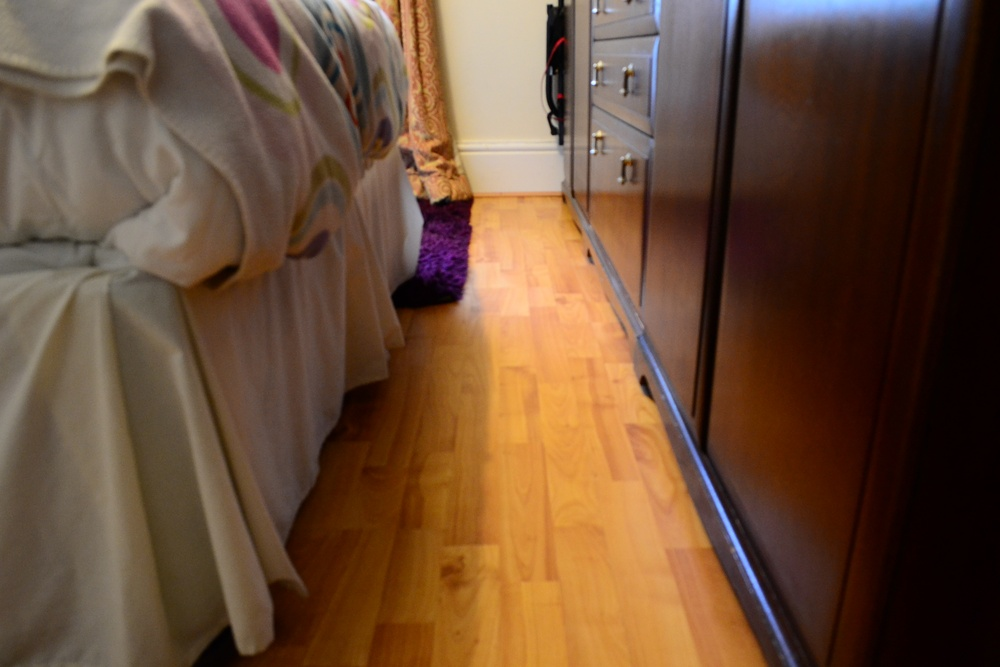
//> input picture experiments/eval_data/1.JPG, 1000 x 667 px, shrunk from 2304 x 1536 before the run
$ ./main ../../../experiments/eval_data/1.JPG ../../../experiments/eval_data/2.JPG   (built with g++ and OpenCV 4)
//> lines starting //> are read from the running program, lines starting //| are printed output that depends on the picture
### src/optical_flow_lk_two_images/optical_flow_lk_two_images/Utils.hpp
//
//  Utils.hpp
//  optical_flow_lk_two_images
//
//  Created by Connor Goddard on 21/02/2015.
//  Copyright (c) 2015 Connor Goddard. All rights reserved.
//

#ifndef optical_flow_lk_two_images_Utils_hpp
#define optical_flow_lk_two_images_Utils_hpp

#include <opencv2/highgui/highgui.hpp>
#include <opencv2/video/tracking.hpp>
#include <opencv2/imgproc/imgproc.hpp>

#include <iostream>
#include <stdio.h>

class Utils
{

    public:

        Utils();
        static void arrowedLine(cv::Mat& img, cv::Point pt1, cv::Point pt2, const cv::Scalar& color, int thickness=1, int line_type=8, int shift=0, double tipLength=0.1);
        static void printParams(cv::Algorithm* algorithm);

};

#endif

### src/optical_flow_lk_two_images/optical_flow_lk_two_images/Utils.cpp
//
//  Utils.cpp
//  optical_flow_lk_two_images
//
//  Created by Connor Goddard on 21/02/2015.
//  Copyright (c) 2015 Connor Goddard. All rights reserved.
//

#include "Utils.hpp"

using namespace std;
using namespace cv;

// [4 lines left out: function Utils, not called in this run]

// CG - Arrowed Line drawing method. (PhilLab - http://stackoverflow.com/questions/10161351) (Built into OpenCV v3.0.0)
void Utils::arrowedLine(Mat& img, Point pt1, Point pt2, const Scalar& color, int thickness, int line_type, int shift, double tipLength)
{
    const double tipSize = norm(pt1-pt2)*tipLength; // Factor to normalize the size of the tip depending on the length of the arrow
    line(img, pt1, pt2, color, thickness, line_type, shift);
    const double angle = atan2( (double) pt1.y - pt2.y, (double) pt1.x - pt2.x );
    Point p(cvRound(pt2.x + tipSize * cos(angle + CV_PI / 4)),
            cvRound(pt2.y + tipSize * sin(angle + CV_PI / 4)));
    line(img, p, pt2, color, thickness, line_type, shift);
    p.x = cvRound(pt2.x + tipSize * cos(angle - CV_PI / 4));
    p.y = cvRound(pt2.y + tipSize * sin(angle - CV_PI / 4));
    line(img, p, pt2, color, thickness, line_type, shift);
}

// [36 lines left out: function printParams, not called in this run]

### src/optical_flow_lk_two_images/optical_flow_lk_two_images/main.cpp
#include <iostream>
#include <ctype.h>
#include <stdlib.h>
#include <stdio.h>
#include <math.h>

#include "Utils.hpp"

using namespace cv;
using namespace std;

#define MAX_COUNT 500
#define PERCENTAGE_WIDTH 0.20

vector<Point2f> ScanImagePointer(Mat& I, int step = 50);

static void help()
{
    printf("Usage: ./optical_flow_lk_two_images <image1> <image2>\n");
}

int main(int argc, char** argv) {

    if(argc != 3)
    {
        help();
        return -1;
    }

    const bool useRoi = true;

    static const bool useText = false;

    Mat img1 = imread(argv[1], CV_LOAD_IMAGE_COLOR);
//> img1 is the input picture: 667 rows x 1000 cols, CV_8UC3; mean B, G, R 56, 77.7, 106.9
    Mat img2 = imread(argv[2], CV_LOAD_IMAGE_COLOR);
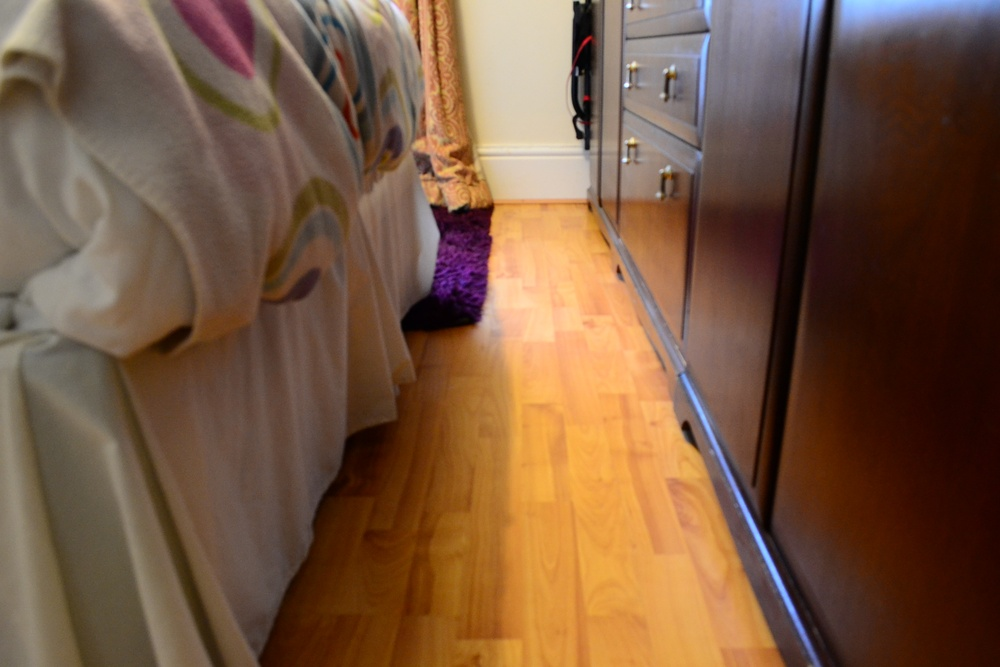
//> input picture experiments/eval_data/2.JPG, 1000 x 667 px, shrunk from 2304 x 1536 before the run
//> img2 is the input picture: 667 rows x 1000 cols, CV_8UC3; mean B, G, R 64.4, 87.6, 119.1

    if(img1.empty() || img2.empty())
    {
        printf("Can't read one of the images\n");
        return -1;
    }

    Mat frame, grayFrames, rgbFrames, prevGrayFrame, resultFrame, descriptors;

    Mat opticalFlow = Mat(img1.rows, img1.cols, CV_32FC3);

    vector<Point2f> points1;
    vector<Point2f> points2;
    vector<Point2f> displacement_points;

    //vector<KeyPoint> keypoints1, keypoints2;

    vector<uchar> status;
    vector<float> err;

    int i, k;

    TermCriteria termcrit(cv::TermCriteria::MAX_ITER | cv::TermCriteria::EPS, 20, 0.03);

    //CG - Size of the search window when conducting Lucas-Kanade optical flow analysis.
    Size winSize(200, 200);

    //CG - Calculate a central column through the two images that has a width of 10% of the original images.
    double centre_point = img1.cols / 2;
//> centre_point = 500
    double width_ten_percent = img1.cols * PERCENTAGE_WIDTH;
//> width_ten_percent = 200
    double half_width_ten_percent = width_ten_percent / 2;
//> half_width_ten_percent = 100

    //CG - Extract the central column ROI from the two images ready to perform feature detection and optical flow analysis on them.
    Mat roi = img1( Rect(centre_point - half_width_ten_percent,0,width_ten_percent,img1.rows) );
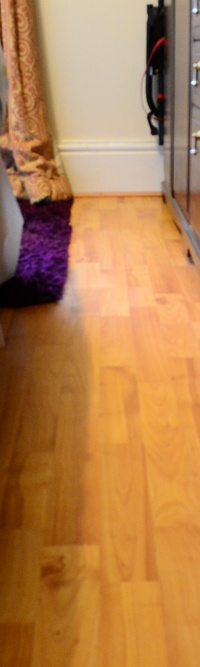
//> roi: 667 rows x 200 cols, CV_8UC3; mean B, G, R 78, 128.4, 180.3
    Mat roi2 = img2( Rect(centre_point - half_width_ten_percent,0,width_ten_percent,img1.rows) );
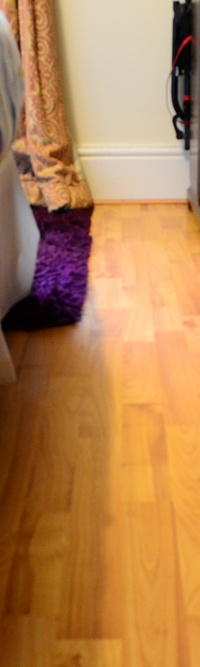
//> roi2: 667 rows x 200 cols, CV_8UC3; mean B, G, R 82.1, 130.8, 180.9

    if (!useRoi) {
        roi = img1;
        roi2 = img2;
    }

    //CG - Convert the first ROI to gray scale so we can perform Shi-Tomasi feature detection.
    cvtColor(roi, prevGrayFrame, cv::COLOR_BGR2GRAY);

    img2.copyTo(resultFrame);

    cvtColor(roi2, grayFrames, cv::COLOR_BGR2GRAY);
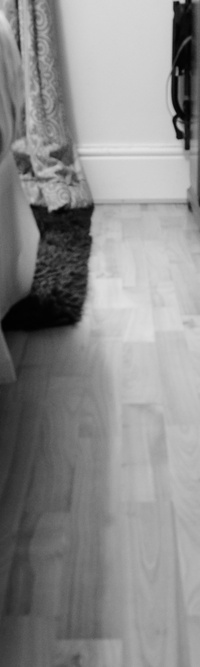
//> grayFrames: 667 rows x 200 cols, CV_8UC1; min 1, max 227, mean 140.3

    points1 = ScanImagePointer(prevGrayFrame, 40);
//> after the loop in ScanImagePointer, `for( i = 0; i < nRows; i+=step)`: points = 85 Points (x, y), first 12: [0, 0], [40, 0], [80, 0], [120, 0], [160, 0], [0, 40], [40, 40], [80, 40], [120, 40], [160, 40], [0, 80], [40, 80]
//> points1 has the same summary as points in ScanImagePointer

    //CG - Perform the actual sparse optical flow within the ROI extracted from the two images.
    calcOpticalFlowPyrLK(roi, roi2, points1, points2, status, err, winSize, 3, termcrit, 0, 0.001);
//> points2 = 85 Points (x, y), first 12: [1.2, -3.82], [41.31, -3.11], [102.3, 13.18], [143.7, 4.35], [184.8, 4.23], [1.79, 38.45], [41.9, 38.84], [101, 43.35], [141.7, 40.29], [182.3, 41.07], [3.77, 75.75], [44.14, 76.03]; status = 85 values from 1 to 1; err = 85 values, max 28.93 at index 10, min 7.89 at index 57, mean 14.31

    cout << "Optical Flow Difference:\n\n";

    for (i = k = 0; i < points2.size(); i++) {

        //CG - Get a string ready to display the vector number in the image.
        char str[4];
        sprintf(str,"%d",i);

        if (useRoi) {

            //CG - We need to move the X position of both the start and end points for each vector over so that it is displayed within the bounds of thr ROI extracted from the main large image.
            points1[i].x += (centre_point - half_width_ten_percent);
            points2[i].x += (centre_point - half_width_ten_percent);

        }


        //CG - Draw the vector number above the vector arrow on the image.
        if (useText) {

            putText(resultFrame, str, points1[i], FONT_HERSHEY_SIMPLEX, 0.8, Scalar(255,255,255));
            putText(opticalFlow, str, points1[i], FONT_HERSHEY_SIMPLEX, 0.8, Scalar(255,255,255));

        }


        //CG - Push the 'X' coord from the starting position, and the 'Y' coord from the second position, so we can draw a stright line vector showing the displacement (BLUE LINE)
        displacement_points.push_back(Point2f(points1[i].x, points2[i].y));


        //CG - If the motion vector is going in the UP direction, draw red arrow.
        if ((points1[i].y - points2[i].y) > 0) {

            // CG - Note: Scalar COLOUR values use the format (B,G,R)
            Utils::arrowedLine(resultFrame, points1[i], points2[i], Scalar(0,0,255));

            // CG - Draw blue arrow to indicate displacement.
            Utils::arrowedLine(resultFrame, points1[i], displacement_points[i], Scalar(255,0,0));

            circle(resultFrame, points1[i], 2, Scalar(255, 0, 0), 1, 1, 0);

            Utils::arrowedLine(resultFrame, points1[i], points2[i], Scalar(0,0,255));

            Utils::arrowedLine(opticalFlow, points1[i], displacement_points[i], Scalar(255,0,0));

            circle(resultFrame, points1[i], 1, Scalar(255, 0, 0), 1, 1, 0);

            //CG - Otherwise the motion must be going DOWN, so draw a green arrow.
        } else {

            Utils::arrowedLine(resultFrame, points1[i], points2[i], Scalar(0,255,0));

            Utils::arrowedLine(resultFrame, points1[i], displacement_points[i], Scalar(255,0,0));

            circle(resultFrame, points1[i], 2, Scalar(0, 0, 0), 1, 1, 0);

            Utils::arrowedLine(opticalFlow, points1[i], points2[i], Scalar(0,255,0));

            Utils::arrowedLine(opticalFlow, points1[i], displacement_points[i], Scalar(255,0,0));

            circle(opticalFlow, points1[i], 1, Scalar(255, 0, 0), 1, 1, 0);
        }

        cout << "Vector: " << i << " - X: " << int(points1[i].x - points2[i].x) << ", Y: " << int(points1[i].y - points2[i].y) << ", Norm: " << norm(points1[i]-points2[i]) << ", Displacement: " << norm(points1[i]-displacement_points[i]) << "\n";

    }
//> this loop made 85 passes
//> (tipSize in arrowedLine, angle in arrowedLine, tipSize in arrowedLine (second call), angle in arrowedLine (second call)) on passes 1 to 12: (0.412, 1.82, 0.4, 1.57), (0.316, 1.89, 0.3, 1.57), (2.56, -2.61, 1.3, -1.57), (2.43, -2.98, 0.4, -1.57), (2.53, -2.98, 0.4, -1.57), (0.283, 2.36, 0.2, 1.57), (0.224, 2.68, 0.1, 1.57), (2.12, -3, 0.3, -1.57), (2.2, 3.14, 0, 0), (2.2, -3.1, 0.1, -1.57), (0.566, 2.36, 0.4, 1.57), (0.566, 2.36, 0.4, 1.57)
//| Vector: 0 - X: -1, Y: 3, Norm: 4.00976, Displacement: 3.82484
//| Vector: 1 - X: -1, Y: 3, Norm: 3.3775, Displacement: 3.11371
//| Vector: 2 - X: -22, Y: -13, Norm: 25.8811, Displacement: 13.1832
//| Vector: 3 - X: -23, Y: -4, Norm: 24.112, Displacement: 4.35109
//| Vector: 4 - X: -24, Y: -4, Norm: 25.1915, Displacement: 4.22647
//| Vector: 5 - X: -1, Y: 1, Norm: 2.37352, Displacement: 1.55415
//| Vector: 6 - X: -1, Y: 1, Norm: 2.22344, Displacement: 1.15667
//| Vector: 7 - X: -20, Y: -3, Norm: 21.2438, Displacement: 3.34916
//> (output is shown up to pass 8 of 85)
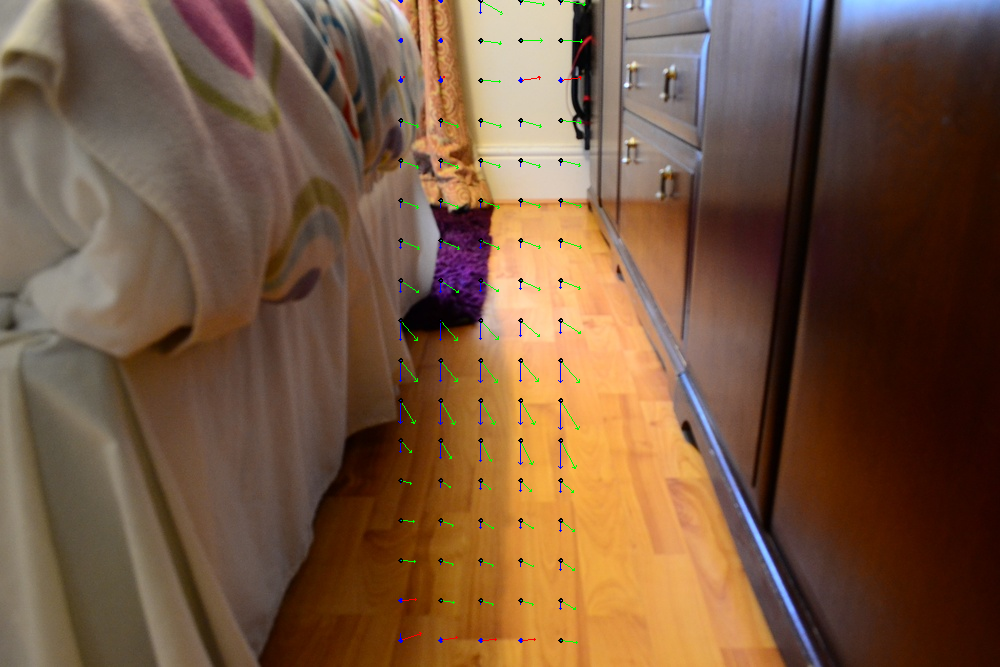
//> resultFrame: 667 rows x 1000 cols, CV_8UC3; mean B, G, R 64.3, 87.5, 118.2
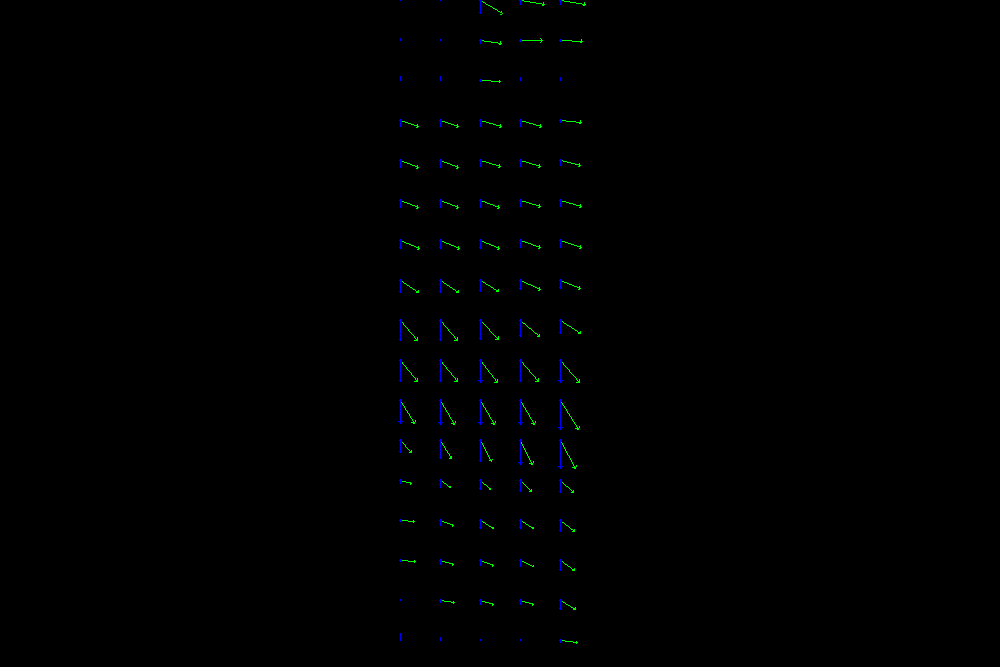
//> opticalFlow: 667 rows x 1000 cols, CV_32FC3; mean B, G, R 0.5, 0.6, 0
//> after the loop, displacement_points = 85 Points (x, y), first 12: [400, -3.82], [440, -3.11], [480, 13.18], [520, 4.35], [560, 4.23], [400, 38.45], [440, 38.84], [480, 43.35], [520, 40.29], [560, 41.07], [400, 75.75], [440, 76.03]

    //CG - <0.5 = more balance to 'resultFrame', >0.5 = more balance to 'img1'.
    double alpha = 0.4;

    //CG - 'resultFrame' is already set to the second image ('img2') anyway.
    addWeighted(img1, alpha, resultFrame, 1.0 - alpha , 0.0, resultFrame);

    //CG - Resize the images so we can see them on the screen.
    resize(img1, img1, Size(img1.cols/2, img1.rows/2));
//> img1: 333 rows x 500 cols, CV_8UC3
    resize(img2, img2, Size(img2.cols/2, img2.rows/2));
//> img2: 333 rows x 500 cols, CV_8UC3
    resize(resultFrame, resultFrame, Size(resultFrame.cols/2, resultFrame.rows/2));
//> resultFrame: 333 rows x 500 cols, CV_8UC3
    resize(opticalFlow, opticalFlow, Size(opticalFlow.cols/2, opticalFlow.rows/2));
//> opticalFlow: 333 rows x 500 cols, CV_32FC3
    resize(roi, roi, Size(roi.cols/2, roi.rows/2));
//> roi: 333 rows x 100 cols, CV_8UC3
    resize(roi2, roi2, Size(roi2.cols/2, roi2.rows/2));
//> roi2: 333 rows x 100 cols, CV_8UC3

    //CG - Display the two raw imnput images side by side for GUI comparison.
    Mat inputDisplay(img1.rows, img1.cols+img2.cols, CV_8UC3);
    Mat left(inputDisplay, Rect(0, 0, img1.cols, img1.rows));
    img1.copyTo(left);
    Mat right(inputDisplay, Rect(img1.cols, 0, img2.cols, img2.rows));
//> right: 333 rows x 500 cols, CV_8UC3; every value is 0
    img2.copyTo(right);
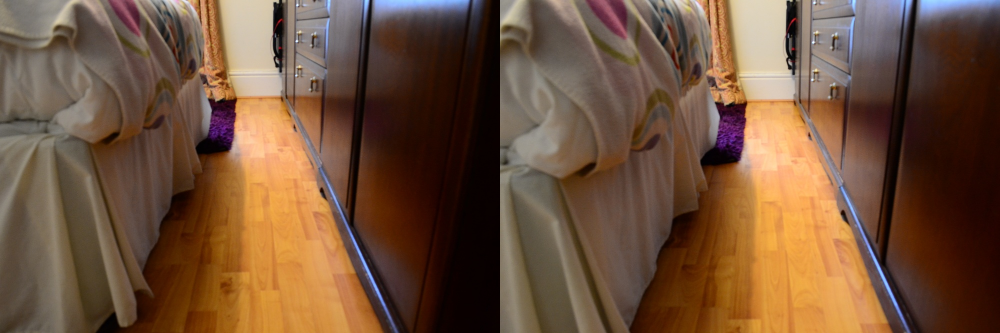
//> inputDisplay: 333 rows x 1000 cols, CV_8UC3; mean B, G, R 60.1, 82.5, 112.9

    //CG - Create windows for display.
    namedWindow( "Input Images", WINDOW_NORMAL );

    //CG - Show the images on screen.
    imshow("Input Images", inputDisplay);

    imshow("Optical Flow Output (Blended Images)", resultFrame);

    imshow("Optical Flow Output (Raw)", opticalFlow);

    //CG - Wait for the user to press a key before exiting.
    cvWaitKey(0);

}

vector<Point2f> ScanImagePointer(Mat& I, int step)
{

    vector<Point2f> points;

    // accept only char type matrices
    CV_Assert(I.depth() != sizeof(uchar));

    int channels = I.channels();

    int nRows = I.rows;

    // CG - Multiply each row by the colour channels (i.e. 3 for BGR, and 1 for grayscale)
    int nCols = I.cols * channels;

    int i,j;
    uchar* p;
    for( i = 0; i < nRows; i+=step)
    {
        p = I.ptr<uchar>(i);


        // CG - Here we loop through EACH ROW, and EACH COLOUR CHANNEL WITHIN EACH OF THESE ROWS AS WELL!
        for ( j = 0; j < nCols; j+=step)
        {

            points.push_back(Point2f(j, i));

        }

    }

    // CG - We divide by three so we are only returning the total count pixels (and not each of the CHANNELS within EACH PIXEL as well).
    return points;
}
